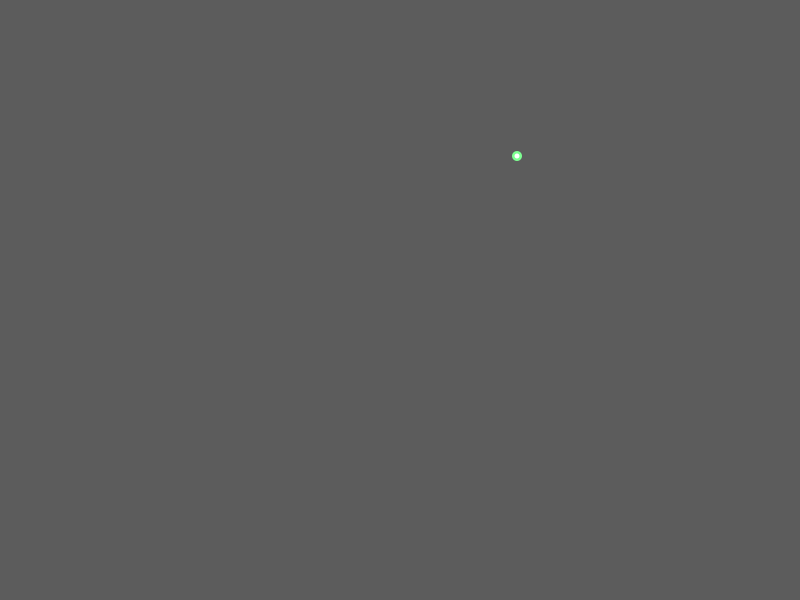
Frame 1 (no input)
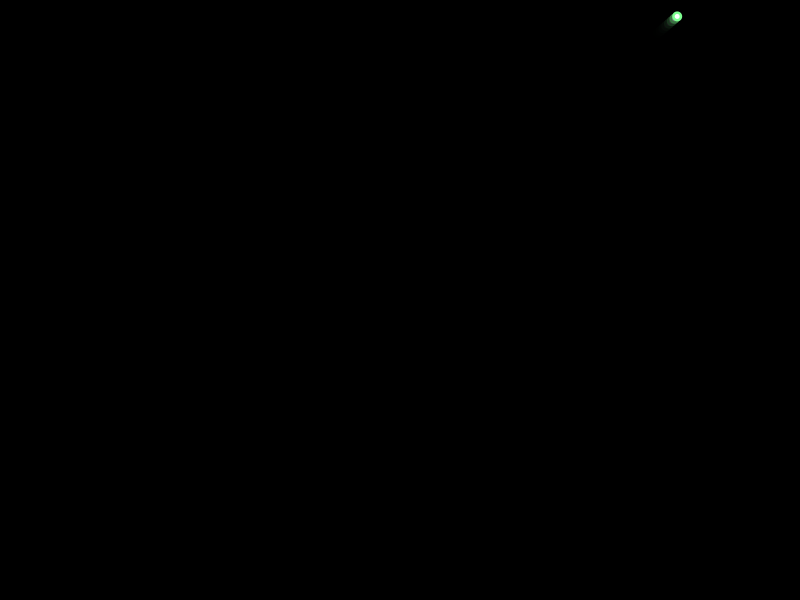
Frame 60 (the mouse pressed at the canvas centre just before this capture)
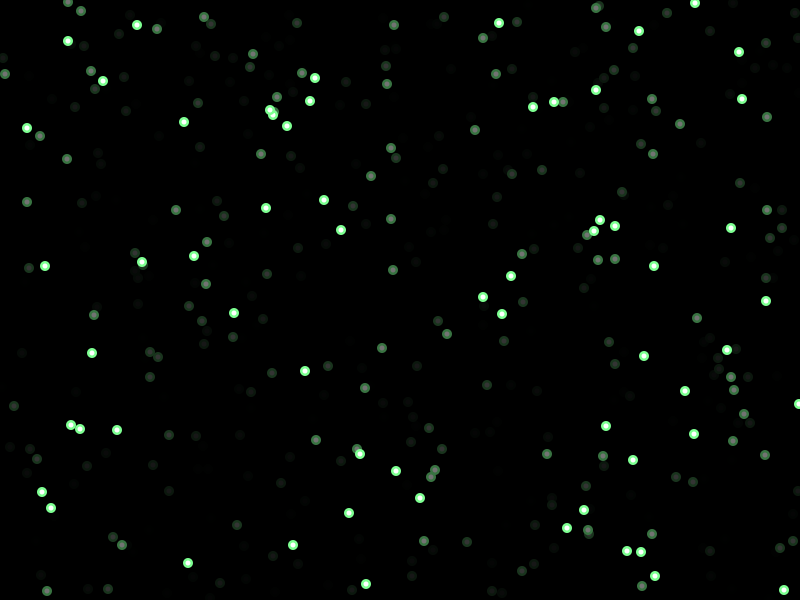
Frame 120 (the mouse held since frame 60 and released just before this capture)

The Processing sketch that drew these frames (run headless with seeded random() and noise(); from frame 60 on, the mouse is pressed at the canvas centre):

// Processing sketch: processing_86622
// ── processing_86622.pde

// Autor: Toni Cogolludo


ball[] b;
int k = 1;
 
void setup()
{
  size(800, 600);
  noStroke();
  smooth();
 
  b= new ball[k];
  for (int i=0; i<b.length; i++)
  {
    b[i]=new ball();
    b[i].x=round(random(800));
    b[i].y=round(random(600));
    b[i].m1=round(random(1));
    b[i].m2=round(random(1));
    if (b[i].m1==0)
    {
      b[i].m1=random(-3, -1);
    }
    if (b[i].m1==1)
    {
      b[i].m1=random(1, 3);
    }
    if (b[i].m2==0)
    {
      b[i].m2=random(-3, -1);
    }
    if (b[i].m2==1)
    {
      b[i].m1=random(1, 3);
    }
  }
}
 
void draw()
{
  fill(0, 140);
  rect(0, 0, width, height);
  if (mousePressed){
    k = k+1;
    setup();
  }
  for (int i=0; i<b.length; i++)
  {
    b[i].show();
    b[i].bounce();
  }
 
}
 
class ball
{
  float x, y, m1, m2;
 
  void show()
  {
    //fill(0,255,0);
    fill(125, 255, 145);
    ellipse(x, y, 10, 10);
    fill(255);
    ellipse(x, y, 5, 5);
  }
 
  void bounce()
  {
 
 
    x=x+m1;
    y=y+m2;
 
    if (x<=mouseX+18 && x>=mouseX && y>=mouseY-5 && y<=mouseY)
    {
      m1=random(1, 3);
      m2=random(-3, -1);
    }
    if (x<=mouseX+18 && x>=mouseX && y<=mouseY+25 && y>=mouseY)
    {
      m1=random(1, 3);
      m2=random(1, 3);
    }
 
    if (x>=mouseX-5 && x<=mouseX && y<=mouseY+25 && y>=mouseY)
    {
      m1=random(-3, -1);
      m2=random(-3, -1);
    }
    if (x>=mouseX-5 && x<=mouseX && y>=mouseY-5 && y<=mouseY)
    {
      m1=random(-3, -1);
      m2=random(1, 3);
    }
    if (x>795)
    {
      m1=random(-3, -1);
    }
    if (x<5)
    {
      m1=random(1, 3);
    }
    if (y>595)
    {
      m2=random(-3, -1);
    }
    if (y<5)
    {
      m2=random(1, 3);
    }
  }
}
